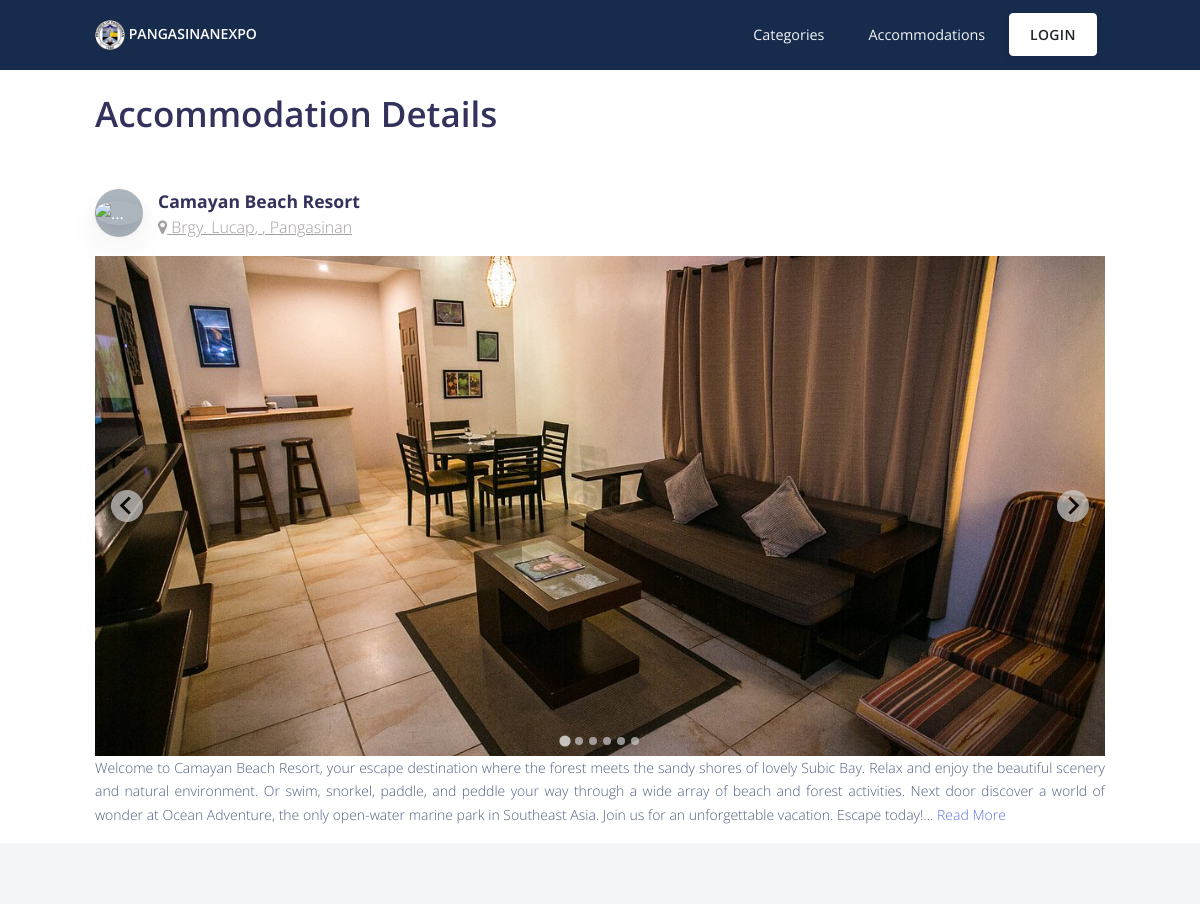
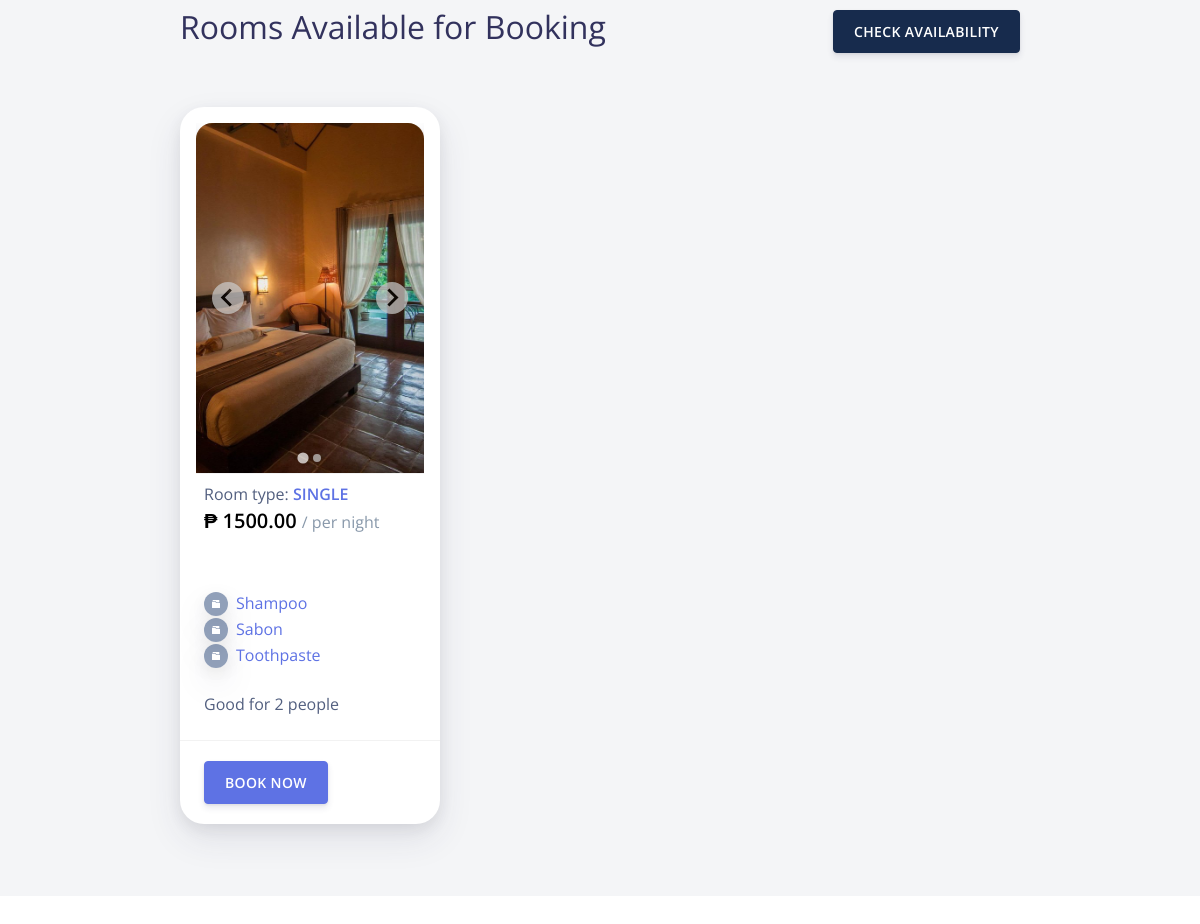
/accommodation-details/7/, run on the app's committed database (2 pictures, top to bottom).
### home/models.py (models this page shows, shortened)
class Accommodation(models.Model):
    manager = models.ForeignKey(User, on_delete=models.CASCADE)
    name = models.CharField(max_length=100)
    type = models.CharField(max_length=100)
    description = models.TextField()
    city_town = models.CharField(max_length=100)
    address = models.CharField(max_length=100)
    latitude = models.CharField(max_length=50)
    longitude = models.CharField(max_length=50)
    status = models.CharField(max_length=10, default='Pending', choices=[('Pending', 'Pending'), ('Approved', 'Approved'), ('Denied', 'Denied')])
    date_created = models.DateTimeField(auto_now_add=True, null=True)

class AccomodationImage(models.Model):
    accomodation = models.ForeignKey(Accommodation, on_delete=models.CASCADE, related_name='images')
    image = models.ImageField(upload_to='accomodation_images/')

class Room(models.Model):
    accommodation = models.ForeignKey(Accommodation, on_delete=models.CASCADE, related_name='rooms')
    room_type = models.CharField(max_length=100)  # e.g., Single, Double, Suite
    capacity = models.PositiveIntegerField()       # Number of guests the room can accommodate
    price_per_night = models.DecimalField(max_digits=10, decimal_places=2)  # Room price
    description = models.TextField(blank=True, null=True)  # Optional room description
    amenities = models.TextField(blank=True, null=True)  # Comma-separated amenities
    is_available = models.BooleanField(default=True)
    def get_amenities_list(self):
        if self.amenities:
            return [amenity.strip() for amenity in self.amenities.split(',')]
        return []

class RoomImage(models.Model):
    room = models.ForeignKey(Room, on_delete=models.CASCADE, related_name='images')
    image = models.ImageField(upload_to='accomodations_images/')

### home/views.py (the view)
# urls.py: path('accommodation-details/<int:pk>/', views.accommodation_details, name="accommodation-details"),
def accommodation_details(request, pk):
    accomodation = Accommodation.objects.get(id=pk)
    rooms = Room.objects.filter(accommodation=accomodation)
    context = {
        'accomodation': accomodation,
        'rooms': rooms
    }
    return render(request, 'home/accommodation/accommodation_details.html', context)

### home/templates/home/accommodation/accommodation_details.html (shortened to what this page needs)
{% extends 'home/layout.html' %}
{% block content %}
<div class="container mt-4">
      <h3 class="display-3 mb-5">Accommodation Details</h3>
      <div class="media-area">
        <div class="media-header">
          <div class="row">
            <div class="col-md-6 d-flex justify-content-start">
              <div class="avatar">
                <img class="media-object shadow" src="/static/assets/img/faces/team-2.jpg" alt="...">
              </div>
              <div class="text">
                <span class="name h1">{{ accomodation.name }}</span>
                  <div class="meta">
                      <p class="text-underline">
                      <i class="fa fa-map-marker fa"></i> {{ accomodation.address }}, {{ accommodation.city_town }}, Pangasinan</p>
                  </div>
              </div>
            </div>
          </div>
          <div class="splide">
              <div class="splide__track">
                <ul class="splide__list">
                  {% for ac in accomodation.images.all %}
                  <li class="splide__slide accommodation_splide" id="">
                      <div class="image">
                      <img src="{{ ac.image.url }}" alt="">
                    </div>
                  </li>
                  {% endfor %}
                </ul>
              </div>
          </div>
          <p class="description">
            {{ accomodation.description }}...
            <a href="javascript:;"> Read More </a>
          </p>
        </div>
      </div>
</div>
<div class="wrapper ">
  <section class="section bg-secondary ">
    <div class="responsive-width m-auto">
          <div class="row">
              <div class="col-lg-12 col-md-8 mx-auto">
                <div class="d-flex flex-wrap justify-content-between align-items-center mb-5">
                  <h2 class="title">Rooms Available for Booking</h2>
                  <button class="btn btn-default mt-2 mt-md-0" data-toggle="modal" data-target="#check-modal">Check Availability</button>
                </div>
                  <div class="row d-flex">
                    {% for room in rooms %}
                        <div class="col-md-4 mb-2">
                          <div class="card h-100" style="border-radius: 24px">
                            <div class="card-header p-0 mx-3 mt-3 position-relative z-index-1">
                              <a href="javascript:;" class="d-block">
                                <div class="splide" id="splide-{{ room.id }}">
                                  <div class="splide__track">
                                    <ul class="splide__list">
                                      {% for images in room.images.all %}
                                      <li class="splide__slide">
                                        <div class="card-image shadow w-100">
                                          <a href="javascript:;">
                                            <img class="img-fluid" src="{{ images.image.url }}" style="border-radius:16px 16px 0 0;">
                                          </a>
                                        </div>
                                      </li>
                                      {% endfor %}
                                    </ul>
                                  </div>
                                </div>
                              </a>
                            </div>
                            <div class="card-body pt-2 d-flex flex-column">
                              <span>Room type: <span class="text-gradient text-primary text-uppercase text-xs font-weight-bold my-2">{{ room.room_type }}</span></span>
                              <a href="javascript:;" class="card-title h5 d-block text-darker font-weight-bold">
                                ₱ {{ room.price_per_night }} <small class="text-sm text-muted">/ per night</small>
                              </a>
                              <p class="card-description mb-2 flex-grow-1">
                                <ul class="list-unstyled my-2">
                                  {% for amenity in room.get_amenities_list %}
                                  <li>
                                    <div class="d-flex align-items-center">
                                      <div>
                                        <div class="icon icon-xs icon-shape icon-shape-default shadow rounded-circle">
                                          <i class="ni ni-folder-17 text-white"></i>
                                        </div>
                                      </div>
                                      <div>
                                        <span class="pl-2 text-sm"><a href="javascript:;">{{ amenity }}</a></span>
                                      </div>
                                    </div>
                                  </li>
                                  {% empty %}
                                  <li>No amenities listed.</li>
                                  {% endfor %}
                                </ul>
                              </p>
                              <div class="author align-items-center">
                                    <span class="text-md">Good for {{ room.capacity }} people </span>
                              </div>
                            </div>
                            <div class="card-footer bg-transparent">
                              <a type="button" class="btn btn-primary text-white"
                              data-toggle="modal"
                              data-target="#book-modal"
                              data-room-type="{{ room.room_type }}"
                              data-price="{{ room.price_per_night }}"
                              data-room-id="{{ room.id }}"
                              data-capacity="{{ room.capacity }}">
                              Book now
                           </a>
                            </div>
                          </div>
                        </div>
                    {% endfor %}
                  </div>
              </div>
          </div>
    </div>
  </section>
</div>
{% endblock %}

### static/assets/css/nucleo-svg.css (style rules this page uses)
.icon { display: inline-block; color: #111111; height: 1em; width: 1em; }
.icon-xs { height: 0.5em; width: 0.5em; }
.icon { fill: currentColor; stroke: none; }

### data on the page
Accommodation: name "Camayan Beach Resort", address "Brgy. Lucap", description "Welcome to Camayan Beach Resort, your escape destination where the forest meets the sandy shores of lovely Subic Bay. Relax and enjoy the beautiful scenery and natural environment. Or swim, snorkel, paddle, and peddle your way through a wide array of beach and forest activities. Next door discover a world of wonder at Ocean Adventure, the only open-water marine park in Southeast Asia. Join us for an unforgettable vacation. Escape today!"
AccomodationImage: image (picture)
Room: room_type "SINGLE", price_per_night "1500.00", get_amenities_list "Shampoo" "Sabon" "Toothpaste", capacity "2"
RoomImage: image (picture)
